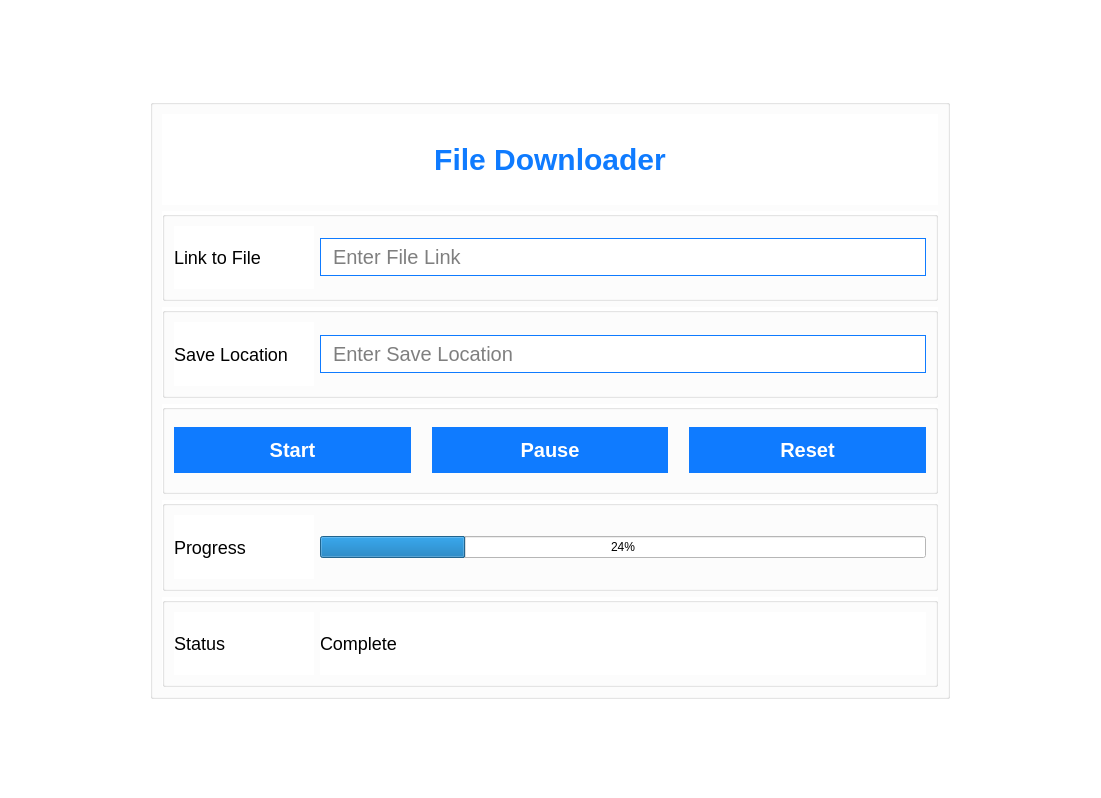
<?xml version="1.0" encoding="UTF-8"?>
<ui version="4.0">
 <class>MainWindow</class>
 <widget class="QMainWindow" name="MainWindow">
  <property name="geometry">
   <rect>
    <x>0</x>
    <y>0</y>
    <width>1101</width>
    <height>798</height>
   </rect>
  </property>
  <property name="windowTitle">
   <string>MainWindow</string>
  </property>
  <property name="styleSheet">
   <string notr="true">background-color: white;</string>
  </property>
  <widget class="QWidget" name="centralwidget">
   <layout class="QGridLayout" name="gridLayout">
    <item row="0" column="0">
     <widget class="QGroupBox" name="mainGroup">
      <property name="minimumSize">
       <size>
        <width>500</width>
        <height>500</height>
       </size>
      </property>
      <property name="maximumSize">
       <size>
        <width>800</width>
        <height>600</height>
       </size>
      </property>
      <property name="styleSheet">
       <string notr="true">font-family: &quot;Century Gothic&quot;;
background-color: &quot;white&quot;;</string>
      </property>
      <property name="title">
       <string/>
      </property>
      <layout class="QVBoxLayout" name="verticalLayout">
       <item>
        <widget class="QLabel" name="label">
         <property name="styleSheet">
          <string notr="true">font-size: 30px;
font-weight: 800;
color: rgb(15, 123, 255);</string>
         </property>
         <property name="text">
          <string>File Downloader</string>
         </property>
         <property name="alignment">
          <set>Qt::AlignCenter</set>
         </property>
        </widget>
       </item>
       <item>
        <widget class="QGroupBox" name="groupBox">
         <property name="styleSheet">
          <string notr="true"/>
         </property>
         <property name="title">
          <string/>
         </property>
         <layout class="QHBoxLayout" name="horizontalLayout">
          <item>
           <widget class="QLabel" name="label_2">
            <property name="minimumSize">
             <size>
              <width>140</width>
              <height>0</height>
             </size>
            </property>
            <property name="styleSheet">
             <string notr="true">font-size: 18px;</string>
            </property>
            <property name="text">
             <string>Link to File</string>
            </property>
           </widget>
          </item>
          <item>
           <widget class="QLineEdit" name="linkInput">
            <property name="styleSheet">
             <string notr="true">border: 1px solid rgb(15, 123, 255);
font-size: 20px;
padding: 5px 10px 5px 10px;</string>
            </property>
            <property name="placeholderText">
             <string>Enter File Link</string>
            </property>
           </widget>
          </item>
         </layout>
        </widget>
       </item>
       <item>
        <widget class="QGroupBox" name="groupBox_2">
         <property name="title">
          <string/>
         </property>
         <layout class="QHBoxLayout" name="horizontalLayout_3">
          <item>
           <widget class="QLabel" name="label_4">
            <property name="minimumSize">
             <size>
              <width>140</width>
              <height>0</height>
             </size>
            </property>
            <property name="styleSheet">
             <string notr="true">font-size: 18px;</string>
            </property>
            <property name="text">
             <string>Save Location</string>
            </property>
           </widget>
          </item>
          <item>
           <widget class="QLineEdit" name="fileOutput">
            <property name="styleSheet">
             <string notr="true">border: 1px solid rgb(15, 123, 255);
font-size: 20px;
padding: 5px 10px 5px 10px;</string>
            </property>
            <property name="placeholderText">
             <string>Enter Save Location</string>
            </property>
           </widget>
          </item>
         </layout>
        </widget>
       </item>
       <item>
        <widget class="QGroupBox" name="groupBox_4">
         <property name="styleSheet">
          <string notr="true"/>
         </property>
         <property name="title">
          <string/>
         </property>
         <layout class="QHBoxLayout" name="horizontalLayout_5">
          <item>
           <widget class="QPushButton" name="StartButton">
            <property name="styleSheet">
             <string notr="true">QPushButton {
background-color: rgb(15, 123, 255);
color: white;
font-family: &quot;Century Gothic&quot;;
font-size: 20px;
font-weight: bold;
outline: none;
border: 1px solid  rgb(15, 123, 255);
padding: 10px;
margin-right: 10px;
}

QPushButton:hover {
background-color: white;
color: rgb(15, 123, 255);
}</string>
            </property>
            <property name="text">
             <string>Start</string>
            </property>
           </widget>
          </item>
          <item>
           <widget class="QPushButton" name="PauseButton">
            <property name="styleSheet">
             <string notr="true">QPushButton {
background-color: rgb(15, 123, 255);
color: white;
font-family: &quot;Century Gothic&quot;;
font-size: 20px;
font-weight: bold;
outline: none;
border: 1px solid  rgb(15, 123, 255);
padding: 10px;
margin-left: 5px;
margin-right: 5px;
}

QPushButton:hover {
background-color: white;
color: rgb(15, 123, 255);
}</string>
            </property>
            <property name="text">
             <string>Pause</string>
            </property>
           </widget>
          </item>
          <item>
           <widget class="QPushButton" name="ResetButton">
            <property name="styleSheet">
             <string notr="true">QPushButton {
background-color: rgb(15, 123, 255);
color: white;
font-family: &quot;Century Gothic&quot;;
font-size: 20px;
font-weight: bold;
outline: none;
border: 1px solid  rgb(15, 123, 255);
padding: 10px;
margin-left: 10px;
}

QPushButton:hover {
background-color: white;
color: rgb(15, 123, 255);
}</string>
            </property>
            <property name="text">
             <string>Reset</string>
            </property>
           </widget>
          </item>
         </layout>
        </widget>
       </item>
       <item>
        <widget class="QGroupBox" name="groupBox_3">
         <property name="title">
          <string/>
         </property>
         <layout class="QHBoxLayout" name="horizontalLayout_4">
          <item>
           <widget class="QLabel" name="label_5">
            <property name="minimumSize">
             <size>
              <width>140</width>
              <height>0</height>
             </size>
            </property>
            <property name="styleSheet">
             <string notr="true">font-size: 18px;</string>
            </property>
            <property name="text">
             <string>Progress</string>
            </property>
           </widget>
          </item>
          <item>
           <widget class="QProgressBar" name="progressBar">
            <property name="styleSheet">
             <string notr="true"/>
            </property>
            <property name="value">
             <number>24</number>
            </property>
           </widget>
          </item>
         </layout>
        </widget>
       </item>
       <item>
        <widget class="QGroupBox" name="groupBox_5">
         <property name="title">
          <string/>
         </property>
         <layout class="QHBoxLayout" name="horizontalLayout_6">
          <item>
           <widget class="QLabel" name="label_7">
            <property name="minimumSize">
             <size>
              <width>140</width>
              <height>0</height>
             </size>
            </property>
            <property name="maximumSize">
             <size>
              <width>140</width>
              <height>16777215</height>
             </size>
            </property>
            <property name="styleSheet">
             <string notr="true">font-size: 18px;</string>
            </property>
            <property name="text">
             <string>Status</string>
            </property>
           </widget>
          </item>
          <item>
           <widget class="QLabel" name="StatusLabel">
            <property name="minimumSize">
             <size>
              <width>140</width>
              <height>0</height>
             </size>
            </property>
            <property name="styleSheet">
             <string notr="true">font-size: 18px;</string>
            </property>
            <property name="text">
             <string>Complete</string>
            </property>
           </widget>
          </item>
         </layout>
        </widget>
       </item>
      </layout>
     </widget>
    </item>
   </layout>
  </widget>
 </widget>
 <resources/>
 <connections/>
</ui>
